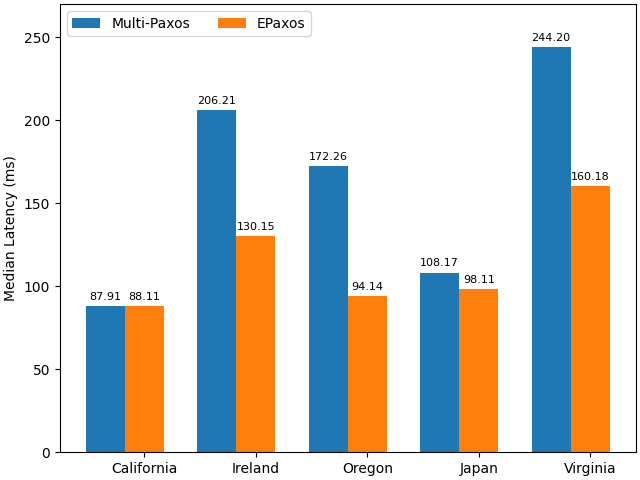

Here is the Python script that generated this plot:
import matplotlib
matplotlib.use('Agg')
import matplotlib.pyplot as plt
import numpy as np

regions = ("California", "Ireland", "Oregon", "Japan", "Virginia")
p50_lat = {
    'Multi-Paxos': (87.91332200000001, 206.214968, 172.2628965, 108.1710405, 244.198506),
    'EPaxos': (88.11477099999999, 130.149485, 94.137929, 98.108678, 160.1798265)
}

p99_lat = {
    'Multi-Paxos': (88.51606531999998, 206.6268203, 172.98347655999999, 108.91612906, 244.4535844),
    'EPaxos': (88.604152, 130.82291064, 94.73021699999998, 98.62398312, 160.73217352)
}

x = np.arange(len(regions))  # the label locations
width = 0.35  # the width of the bars
multiplier = 0

fig, ax = plt.subplots(layout='constrained')

for attribute, measurement in p50_lat.items():
    offset = width * multiplier
    rects = ax.bar(x + offset, measurement, width, label=attribute)
    ax.bar_label(rects, padding=3, fontsize=8, label_type='edge', fmt="%.2f")
    multiplier += 1

# Add some text for labels, title and custom x-axis tick labels, etc.
ax.set_ylabel('Median Latency (ms)')
# ax.set_title('Penguin attributes by species')
ax.set_xticks(x + width, regions)
ax.legend(loc='upper left', ncols=3)
ax.set_ylim(0, 270)

plt.savefig("commit_latency_wan.png")